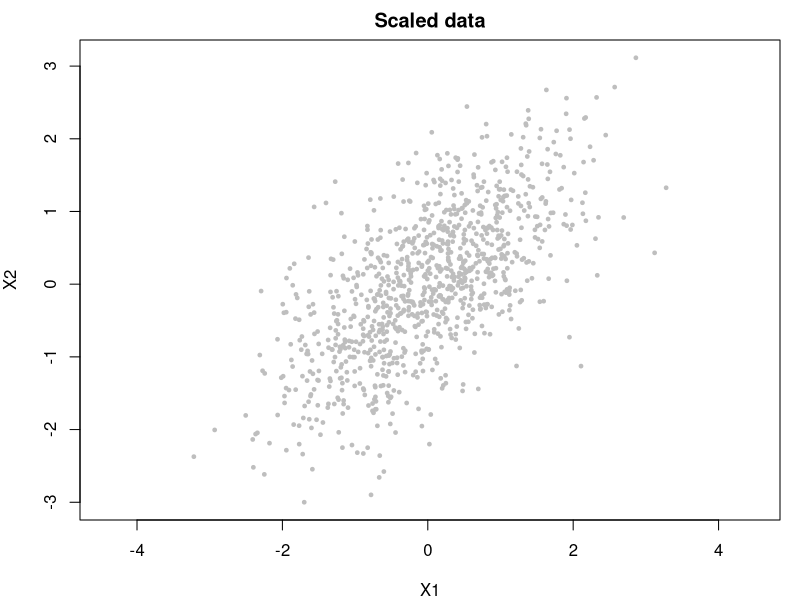
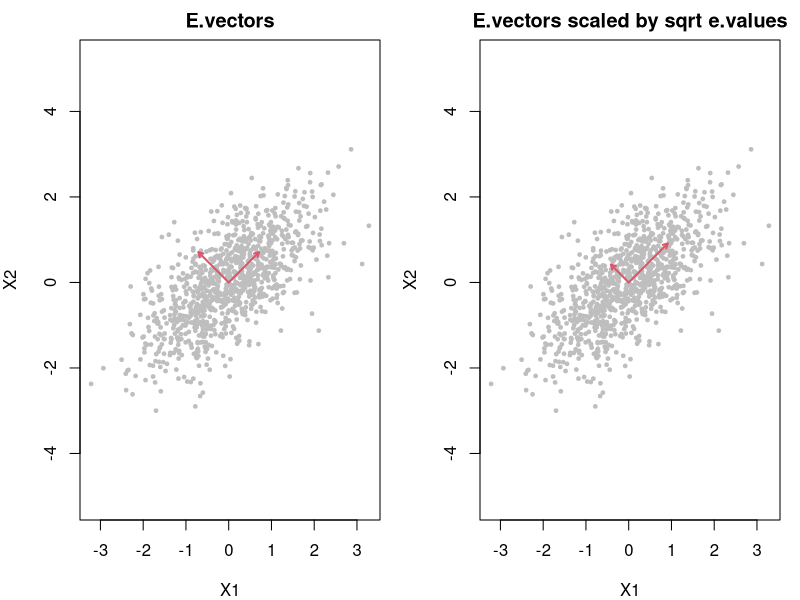
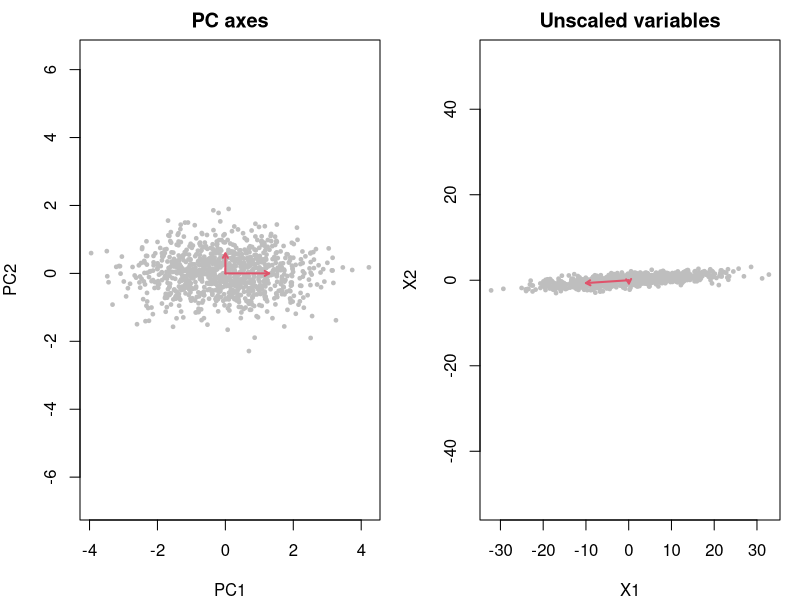

These charts were generated, in order, by the following R code:
## ---- chunk 1
knitr::opts_chunk$set(
  eval = FALSE
)
## ---- chunk 2
suppressMessages(require(mvtnorm))
Sigma = matrix(c(3,1.6,1.6,2),2) # covariance matrix
set.seed(1)
X = rmvnorm(1000, sigma = Sigma)
X = apply(X, 2, function(x) scale(x)) # centre and scale
colnames(X) = c("X1","X2")
par(mar = c(4,4,2,1))
plot(X, pch = 19, cex = 0.5, col="grey", asp = 1, main = "Scaled data")
## ---- chunk 3
e = eigen(cov(X)) ; e
# Proportion of variance
e$values/sum(e$values)
## ---- chunk 4
# Eigenvectors
par(mfrow = c(1,2), mar = c(4,4,2,1))
plot(X, pch = 19, cex = 0.5, col="grey", asp = 1, main = "E.vectors")
arrows(x0 = 0, y0 = 0, x1 = e$vectors[1,], y1 = e$vectors[2,], col = 2, length = 0.05, lwd = 2)

# Scaled eigenvectors
plot(X, pch = 19, cex = 0.5, col="grey", asp = 1, main = "E.vectors scaled by sqrt e.values")
arrows(x0 = 0, y0 = 0, x1 = e$vectors[1,]*sqrt(e$values), y1 = e$vectors[2,]*sqrt(e$values), col = 2, length = 0.05, lwd = 2)
## ---- chunk 5
scores = X %*% e$vectors
colnames(scores) = c("PC1","PC2")
par(mar = c(4,4,2,1))
plot(scores, pch = 19, cex = 0.5, col="grey", asp = 1, main = "PC axes")
arrows(x0 = 0, y0 = 0, x1 = c(1,0)*sqrt(e$values), y1 = c(0,1)*sqrt(e$values), col = 2, length = 0.05, lwd = 2)
## ---- chunk 6
X[,1] = X[,1] * 10
e = eigen(cov(X)) ; e
par(mar = c(4,4,2,1))
plot(X, pch = 19, cex = 0.5, col="grey", asp = 1, main = "Unscaled variables")
arrows(x0 = 0, y0 = 0, x1 = e$vectors[1,]*sqrt(e$values), y1 = e$vectors[2,]*sqrt(e$values), col = 2, length = 0.05, lwd = 2)
## ---- chunk 7
X[,1] = X[,1] / 10
## ---- chunk 8
t(X) %*% X
cov(X)
